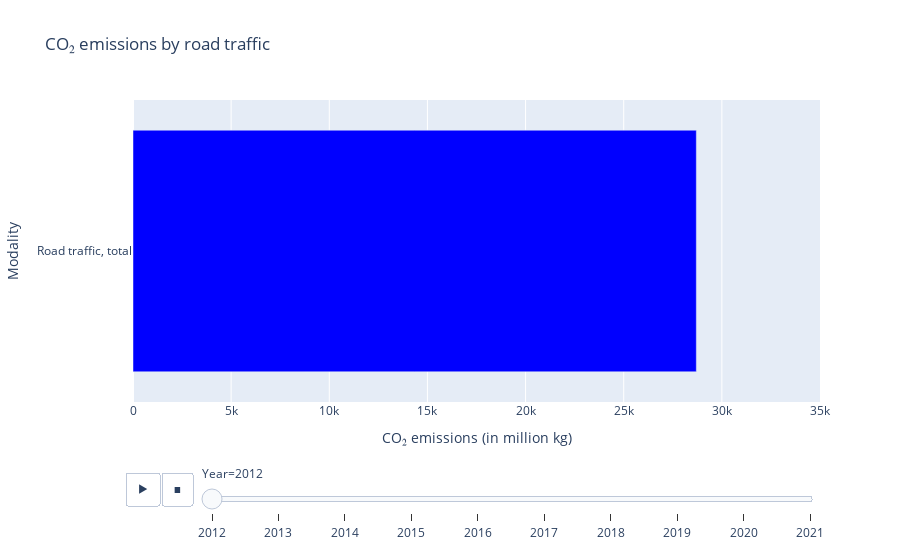

Write notebook code for a chart like this one.
### Markdown cell above
To answer the first sub qustion "How does COVID-19 influence the CO₂ emissions by road transportation on Dutch territory?" the graph above can be used. Visible is that the CO₂ Emission by road traffic decreased from the start of COVID-19 in 2019 by approximately 3 million kilogram in one year. This is a decrease of 10.6%. There can be concluded that this is a strong decrease. After this year (2019-2020) and the first major lock-down, the data shows that the CO₂ Emission by road traffic increases again. There can be seen that from 2020-2021 the CO₂ Emission by road traffic is slightly increasing again. The CO₂ emission by road traffic increased by approximately 0.4 million kilogram in one year. This was an increase of 1.5%, a gradual increase.

### Code cell
fig = px.bar(df_road, x = 'CO₂ emissions', y = 'Modality', animation_frame = 'Year', animation_group = 'CO₂ emissions', title = 'CO₂ emissions by road traffic')
fig.update_traces(marker = dict(color='blue'))
fig.update_layout(xaxis_title = 'CO₂ emissions (in million kg)')
fig.update_xaxes(range = [0, 35000])
fig.show()

### Figure 1 — Plotly figure (JSON) as saved in the notebook; plotly's stock layout.template omitted (floating-point values rounded to 4 significant figures)
{"data": [{"alignmentgroup": "True", "hovertemplate": "Year=2012<br>CO₂ emissions=%{x}<br>Modality=%{y}<extra></extra>", "ids": [28700], "legendgroup": "", "marker": {"color": "blue", "pattern": {"shape": ""}}, "name": "", "offsetgroup": "", "orientation": "h", "showlegend": false, "textposition": "auto", "type": "bar", "x": [28700], "xaxis": "x", "y": ["Road traffic, total"], "yaxis": "y"}], "layout": {"barmode": "relative", "legend": {"tracegroupgap": 0}, "sliders": [{"active": 0, "currentvalue": {"prefix": "Year="}, "len": 0.9, "pad": {"b": 10, "t": 60}, "steps": [{"args": [["2012"], {"frame": {"duration": 0, "redraw": true}, "fromcurrent": true, "mode": "immediate", "transition": {"duration": 0, "easing": "linear"}}], "label": "2012", "method": "animate"}, {"args": [["2013"], {"frame": {"duration": 0, "redraw": true}, "fromcurrent": true, "mode": "immediate", "transition": {"duration": 0, "easing": "linear"}}], "label": "2013", "method": "animate"}, {"args": [["2014"], {"frame": {"duration": 0, "redraw": true}, "fromcurrent": true, "mode": "immediate", "transition": {"duration": 0, "easing": "linear"}}], "label": "2014", "method": "animate"}, {"args": [["2015"], {"frame": {"duration": 0, "redraw": true}, "fromcurrent": true, "mode": "immediate", "transition": {"duration": 0, "easing": "linear"}}], "label": "2015", "method": "animate"}, {"args": [["2016"], {"frame": {"duration": 0, "redraw": true}, "fromcurrent": true, "mode": "immediate", "transition": {"duration": 0, "easing": "linear"}}], "label": "2016", "method": "animate"}, {"args": [["2017"], {"frame": {"duration": 0, "redraw": true}, "fromcurrent": true, "mode": "immediate", "transition": {"duration": 0, "easing": "linear"}}], "label": "2017", "method": "animate"}, {"args": [["2018"], {"frame": {"duration": 0, "redraw": true}, "fromcurrent": true, "mode": "immediate", "transition": {"duration": 0, "easing": "linear"}}], "label": "2018", "method": "animate"}, {"args": [["2019"], {"frame": {"duration": 0, "redraw": true}, "fromcurrent": true, "mode": "immediate", "transition": {"duration": 0, "easing": "linear"}}], "label": "2019", "method": "animate"}, {"args": [["2020"], {"frame": {"duration": 0, "redraw": true}, "fromcurrent": true, "mode": "immediate", "transition": {"duration": 0, "easing": "linear"}}], "label": "2020", "method": "animate"}, {"args": [["2021"], {"frame": {"duration": 0, "redraw": true}, "fromcurrent": true, "mode": "immediate", "transition": {"duration": 0, "easing": "linear"}}], "label": "2021", "method": "animate"}], "x": 0.1, "xanchor": "left", "y": 0, "yanchor": "top"}], "title": {"text": "CO₂ emissions by road traffic"}, "updatemenus": [{"buttons": [{"args": [null, {"frame": {"duration": 500, "redraw": true}, "fromcurrent": true, "mode": "immediate", "transition": {"duration": 500, "easing": "linear"}}], "label": "&#9654;", "method": "animate"}, {"args": [[null], {"frame": {"duration": 0, "redraw": true}, "fromcurrent": true, "mode": "immediate", "transition": {"duration": 0, "easing": "linear"}}], "label": "&#9724;", "method": "animate"}], "direction": "left", "pad": {"r": 10, "t": 70}, "showactive": false, "type": "buttons", "x": 0.1, "xanchor": "right", "y": 0, "yanchor": "top"}], "xaxis": {"anchor": "y", "domain": [0, 1], "range": [0, 35000], "title": {"text": "CO₂ emissions (in million kg)"}}, "yaxis": {"anchor": "x", "domain": [0, 1], "title": {"text": "Modality"}}}}
